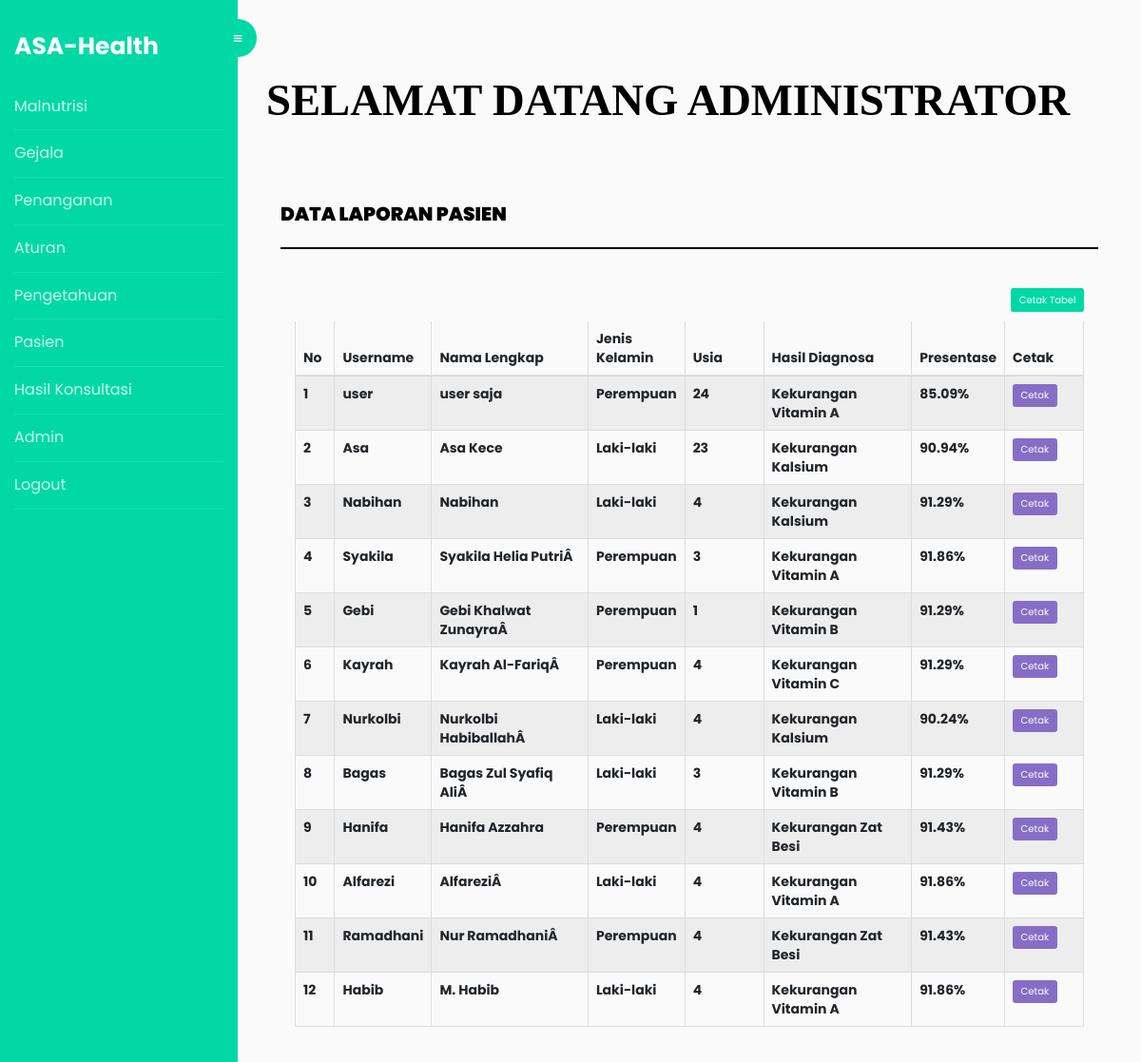
/home.php?page=hasil_konsultasi (signed in), run on the app's committed database.
### tables this page shows
CREATE TABLE `pasien` (
  `id_pasien` int(11) NOT NULL,
  `username` varchar(30) NOT NULL,
  `pass` varchar(30) NOT NULL,
  `nama` varchar(30) NOT NULL,
  `jk` varchar(15) NOT NULL,
  `usia` varchar(3) NOT NULL,
  `hp` varchar(13) NOT NULL,
  `email` varchar(40) NOT NULL,
  `alamat` text NOT NULL
);

CREATE TABLE `konsultasi` (
  `id` int(11) NOT NULL,
  `id_pasien` int(11) NOT NULL,
  `persentase` float NOT NULL,
  `kerusakan` text NOT NULL
);

### admin/hasil_konsultasi.php (the view, shortened to what this page needs)
<div class="content-wrapper">
    <div class="container">
        <div class="row">
            <div class="col-md-12">
                <h4 class="page-head-line">DATA LAPORAN PASIEN</h4>
            </div>
        </div>
        <div class="col-md-12">
            <div class="text-right mb-3">
                <button style="background-color: #00D9A5;color: white;" class="btn" onclick="printTable()">Cetak Tabel</button>
            </div>
            <div class="table-responsive">
                <table class="table table-striped table-bordered table-hover">
                    <thead>
                        <tr>
                            <th width="5%">No</th>
                            <th>Username</th>
                            <th>Nama Lengkap</th>
                            <th width="11%">Jenis Kelamin</th>
                            <th width="10%">Usia</th>
                            <th>Hasil Diagnosa</th>
                            <th width="10%">Presentase</th>
                            <th width="10%">Cetak</th>
                        </tr>
                    </thead>
                    <tbody>
                        <?php
                        include "koneksi.php";
                        $sql = mysqli_query($koneksi, "SELECT * FROM pasien");
                        $no = 1;
                        while ($row = mysqli_fetch_array($sql)) {
                        ?>
                        <tr>
                            <td><?php echo $no; ?></td>
                            <td><?php echo $row['username']; ?></td>
                            <td><?php echo $row['nama']; ?></td>
                            <td><?php echo $row['jk']; ?></td>
                            <td><?php echo $row['usia']; ?></td>
                            <td>
                                <?php
                                $konsul_sql = mysqli_query($koneksi, "SELECT * FROM konsultasi WHERE id_pasien='" . $row['id_pasien'] . "'");
                                $konsul = mysqli_fetch_array($konsul_sql);
                                if ($konsul) {
                                    echo $konsul['kerusakan'];
                                } else {
                                    echo "Belum ada diagnosa";
                                }
                                ?>
                            </td>
                            <td>
                                <?php
                                if ($konsul) {
                                    echo $konsul['persentase'] . "%";
                                } else {
                                    echo "-";
                                }
                                ?>
                            </td>
                            <td>
                                <?php if ($konsul) { ?>
                                    <a href="admin/print_history.php?id=<?php echo $row['id_pasien']; ?>" class="btn btn-primary" target="_blank">Cetak</a>
                                <?php } ?>
                            </td>
                        </tr>
                        <?php
                        $no++;
                        }
                        ?>
                    </tbody>
                </table>
            </div>
        </div>
    </div>
</div>

### assets/css/style.css (style rules this page uses)
body { font-family: 'Roboto', sans-serif; line-height: 30px; }
.content-wrapper { margin-top: 40px; min-height: 343px; padding-bottom: 60px; }
.page-head-line { font-weight: 900; padding-bottom: 20px; border-bottom: 2px solid #000000; text-transform: uppercase; color: #000000; font-size: 20px; margin-bottom: 40px; }
.btn { border-radius: 0px; -webkit-border-radius: 0px; -moz-border-radius: 0px; }

### data on the page
pasien: username "user", nama "user saja", jk "Perempuan", usia "24", konsultasi.kerusakan "Kekurangan Vitamin A", konsultasi.persentase "85.09"
pasien: username "Asa", nama "Asa Kece", jk "Laki-laki", usia "23", konsultasi.kerusakan "Kekurangan Kalsium", konsultasi.persentase "90.94"
pasien: username "Nabihan", nama "Nabihan", jk "Laki-laki", usia "4", konsultasi.kerusakan "Kekurangan Kalsium", konsultasi.persentase "91.29"
pasien: username "Syakila", nama "Syakila Helia PutriÂ", jk "Perempuan", usia "3", konsultasi.kerusakan "Kekurangan Vitamin A", konsultasi.persentase "91.86"
pasien: username "Gebi", nama "Gebi Khalwat ZunayraÂ", jk "Perempuan", usia "1", konsultasi.kerusakan "Kekurangan Vitamin B", konsultasi.persentase "91.29"
pasien: username "Kayrah", nama "Kayrah Al-FariqÂ", jk "Perempuan", usia "4", konsultasi.kerusakan "Kekurangan Vitamin C", konsultasi.persentase "91.29"
pasien: username "Nurkolbi", nama "Nurkolbi HabiballahÂ", jk "Laki-laki", usia "4", konsultasi.kerusakan "Kekurangan Kalsium", konsultasi.persentase "90.24"
pasien: username "Bagas", nama "Bagas Zul Syafiq AliÂ", jk "Laki-laki", usia "3", konsultasi.kerusakan "Kekurangan Vitamin B", konsultasi.persentase "91.29"
pasien: username "Hanifa", nama "Hanifa Azzahra", jk "Perempuan", usia "4", konsultasi.kerusakan "Kekurangan Zat Besi", konsultasi.persentase "91.43"
pasien: username "Alfarezi", nama "AlfareziÂ", jk "Laki-laki", usia "4", konsultasi.kerusakan "Kekurangan Vitamin A", konsultasi.persentase "91.86"
pasien: username "Ramadhani", nama "Nur RamadhaniÂ", jk "Perempuan", usia "4", konsultasi.kerusakan "Kekurangan Zat Besi", konsultasi.persentase "91.43"
pasien: username "Habib", nama "M. Habib", jk "Laki-laki", usia "4", konsultasi.kerusakan "Kekurangan Vitamin A", konsultasi.persentase "91.86"

### other printed values
$nama_lengkap "ADMINISTRATOR"
